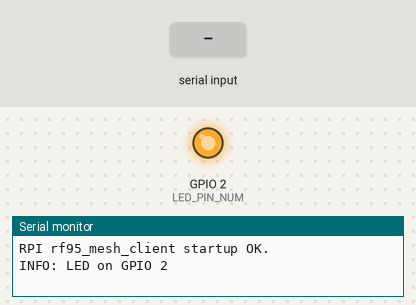
Simulated run of this program. Board: ESP32. Shown: output pins drawn as LEDs (lit = HIGH), the last lines printed to the serial monitor. The inputs (shaded band) are chosen by the test bench. No radio packets arrive unless stated. At 4.0 s the program restarts the board; the recording ends there.

Above: at 0.1 s.
At 2.4 s:
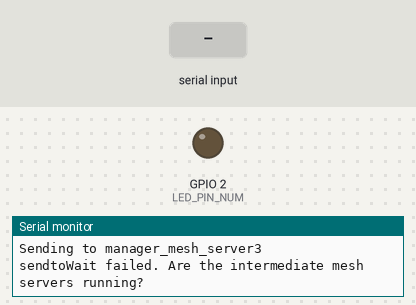
2.5 s: "1" received over Serial
At 3.7 s:
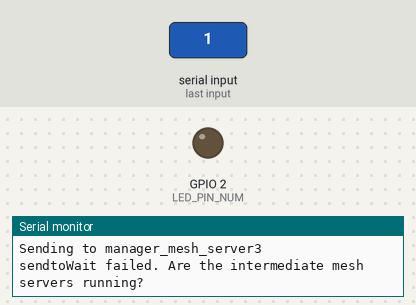
Timing chart, 0 to 4.0 s (numbered marks = the images above; inputs shaded):
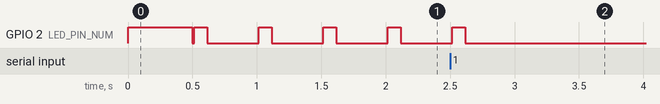

Measured:
- after the input at 2.5 s, GPIO 2 (LED_PIN_NUM): goes on until 2.6 s, then stays LOW

The program:

main.cpp
```cpp
// rf95_mesh_server1.cpp
// -*- mode: C++ -*-
// Example sketch showing how to create a simple addressed, routed reliable messaging server
// with the RHMesh class.
// It is designed to work with the other examples rf95_mesh_*
// Hint: you can simulate other network topologies by setting the
// RH_TEST_NETWORK define in RHRouter.h

// Mesh has much greater memory requirements, and you may need to limit the
// max message length to prevent wierd crashes
//
// Requires Pigpio GPIO library. Install by downloading and compiling from
// http://abyz.me.uk/rpi/pigpio/, or install via command line with
// "sudo apt install pigpio". To use, run "make" at the command line in
// the folder where this source code resides. Then execute application with
// sudo ./rf95_mesh_server1.
// Tested on Raspberry Pi Zero and Zero W with LoRaWan/TTN RPI Zero Shield
// by ElectronicTricks. Although this application builds and executes on
// Raspberry Pi 3, there seems to be missed messages and hangs.
// Strategically adding delays does seem to help in some cases.

//(9/20/2019)   Contributed by Brody M. Based off rf22_mesh_server1.pde.
//              Raspberry Pi mods influenced by nrf24 example by Mike Poublon,
//              and Charles-Henri Hallard (https://github.com/hallard/RadioHead)

#include <stdio.h>
#include <unistd.h>

#define RH_MESH_MAX_MESSAGE_LEN 128

#include <RHMesh.h>
#include <RH_RF95.h>


#define SCK     5    // GPIO5  -- SX1278's SCK
#define MISO    19   // GPIO19 -- SX1278's MISO
#define MOSI    27   // GPIO27 -- SX1278's MOSI
#define SS      18   // GPIO18 -- SX1278's CS
#define RST     14   // GPIO14 -- SX1278's RESET
#define DI0     26   // GPIO26 -- SX1278's IRQ(Interrupt Request)
#define BAND    868E6

//Pin Definitions
#define RFM95_CS_PIN SS
#define RFM95_IRQ_PIN DI0
#define RFM95_LED LED_BUILTIN
#define LED_PIN_NUM GPIO_NUM_2

// In this small artifical network of 4 nodes,
#define CLIENT_ADDRESS  1
#define SERVER1_ADDRESS 2
#define SERVER2_ADDRESS 3
#define SERVER3_ADDRESS 4

//RFM95 Configuration
#define RFM95_FREQUENCY  868.00
#define RFM95_TXPOWER 20


// Singleton instance of the radio driver
RH_RF95 rf95(RFM95_CS_PIN, RFM95_IRQ_PIN);

// Class to manage message delivery and receipt, using the driver declared above
RHMesh manager(rf95, CLIENT_ADDRESS);

//Flag for Ctrl-C
String flag = "";


void setup()
{
    Serial.begin(115200);
    Serial.setRxTimeout(100);
}

int main ();

void loop()
{
    main();
    esp_restart();
}

//Main Function
int main ()
{
    printf( "\nRPI rf95_mesh_client startup OK.\n" );

    gpio_set_direction(LED_PIN_NUM, GPIO_MODE_OUTPUT);
    printf("\nINFO: LED on GPIO %d\n", (uint8_t) RFM95_LED);
    gpio_set_level(LED_PIN_NUM, HIGH);
    delay(500);
    gpio_set_level(LED_PIN_NUM, LOW);

    if (!manager.init())
    {
        printf( "\n\nMesh Manager Failed to initialize.\n\n" );
        return 1;
    }

    /* Begin Manager/Driver settings code */
    printf("\nRFM 95 Settings:\n");
    printf("Frequency= %d MHz\n", (uint16_t) RFM95_FREQUENCY);
    printf("Power= %d\n", (uint8_t) RFM95_TXPOWER);
    printf("Client(This) Address= %d\n", CLIENT_ADDRESS);
    printf("Server Address 1= %d\n", SERVER1_ADDRESS);
    printf("Server Address 2= %d\n", SERVER2_ADDRESS);
    printf("Server Address 3= %d\n", SERVER3_ADDRESS);
    printf("Route: Client->Server 3 is automatic in MESH.\n");
    rf95.setTxPower(RFM95_TXPOWER, false);
    rf95.setFrequency(RFM95_FREQUENCY);
    /* End Manager/Driver settings code */


    printf("starting transmission...");
    uint8_t data[] = "Hello World!";
    // Dont put this on the stack:
    uint8_t buf[RH_MESH_MAX_MESSAGE_LEN];

    while(flag == "")
    {
        printf("\nSending to manager_mesh_server3\n");

        gpio_set_level(LED_PIN_NUM, HIGH);

        // Send a message to a rf95_mesh_server
        // A route to the destination will be automatically discovered.
        if (manager.sendtoWait(data, sizeof(data), SERVER3_ADDRESS) == RH_ROUTER_ERROR_NONE)
        {
            // It has been reliably delivered to the next node.
            // Now wait for a reply from the ultimate server
            uint8_t len = sizeof(buf);
            uint8_t from;
            if (manager.recvfromAckTimeout(buf, &len, 3000, &from))
            {
                Serial.print("got reply from : 0x");
                Serial.print(from, HEX);
                Serial.print(": ");
                Serial.println((char*)buf);
            }
            else
            {
                Serial.println("No reply, is rf95_mesh_server1, rf95_mesh_server2 and rf95_mesh_server3 running?");
            }
        }
        else
        {
            Serial.println("sendtoWait failed. Are the intermediate mesh servers running?");
        }
        gpio_set_level(LED_PIN_NUM, LOW);
        if(Serial.available())
        {
            flag = Serial.readString();
        }
        delay(400);

    }

    printf( "\nrf95_mesh_client Tester Ending\n" );
    return 0;
}
```
